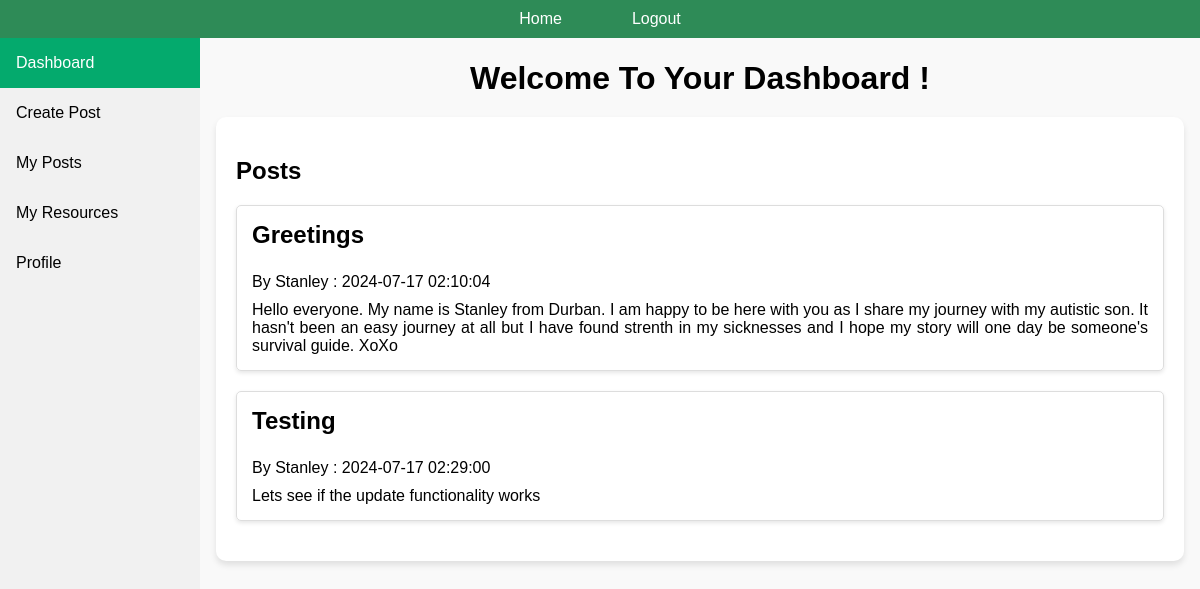
The page /dashboard (signed in) on the database its author committed.
### api/models.py (models this page shows, shortened)
class Post(db.Model):
	id = db.Column(db.Integer, primary_key=True)
	user_id = db.Column(db.Integer, db.ForeignKey('user.id'), nullable=False)
	content = db.Column(db.Text, nullable=False)
	title = db.Column(db.String(200), nullable=False)
	date_posted = db.Column(db.DateTime, nullable=False, default=datetime.utcnow)
	user = db.relationship('User', back_populates='posts')

class User(db.Model):
	__tablename__ = 'user'
	id = db.Column(db.Integer, primary_key=True)
	username = db.Column(db.String(150), nullable=False, unique=True)
	email = db.Column(db.String(150), nullable=False, unique=True)
	password = db.Column(db.String(150), nullable=False)
	city = db.Column(db.String(80), nullable=False)
	image_file = db.Column(db.String(20), nullable=False, default='default.jpg')
	posts = db.relationship('Post', back_populates='user', lazy='dynamic')
	resource = db.relationship('Resource', secondary=user_resource_association, back_populates='user')

### app.py (the view)
	@app.route('/dashboard')
	def dashboard():
		user_id = session.get('user_id')  # Get the user_id from the session
		username = session.get('username')
		email = session.get('email')
		if 'user_id' not in session:
			return redirect(url_for('login'))
		user = User.query.get(user_id)
		all_posts = Post.query.all()
		if not user:
			return redirect(url_for('login'))
		return render_template("dashboard.html", user=user, posts=all_posts)

### templates/dashboard.html (shortened to what this page needs)
<!DOCTYPE html>
<html lang="en">
<head>
    <link rel="stylesheet" href="{{ url_for('static', filename='css/dashboard.css') }}">
</head>
<body>
	<header>
    <nav>
		<ul>
        	<li> <a href="/">Home</a> </li>
        	<li> <a href="/logout">Logout</a> </li>
		</ul>
    </nav>
	</header>
	{% include 'sidebar.html' %}
    <div class="dashboard-container">
        <h1>Welcome To Your Dashboard {{ session['username'] }}!</h1>
        <div class="main-content">
			<h2>Posts</h2>
				{% for post in posts %}
					<div class='post'>
                    <h3> {{post.title }} </h3>
                    <p>By {{post.user.username}} : {{ post.date_posted.strftime('%Y-%m-%d %H:%M:%S') }}</p>
                    <p>{{post.content }} </p>
					</div>
                {% endfor %}
        </div>
    </div>
</body>
</html>

### static/css/dashboard.css (style rules this page uses)
body { font-family: Arial, sans-serif; background-color: #f9f9f9; margin: 0; padding: 0; }
header nav { width: 100%; background-color: seagreen; padding: 10px 0; }
header nav ul { list-style: none; display: flex; justify-content: center; padding: 0; margin: 0; }
header nav ul li { margin: 0 15px; }
header nav ul li a { color: white; text-decoration: none; padding: 10px 20px; border-radius: 5px; transition: background-color 0.2s; }
div.dashboard-container { margin-left: 200px; padding: 1px 16px; height: 1000px; }
h1 { text-align: center; margin-bottom: 20px; }
.main-content { background-color: white; padding: 20px; border-radius: 10px; box-shadow: 0 4px 6px rgba(0, 0, 0, 0.1); }
.post { margin-bottom: 20px; padding: 15px; border: 1px solid #ddd; border-radius: 5px; box-shadow: 0 2px 4px rgba(0, 0, 0, 0.1); text-align: justify; }
.post h3 { margin-top: 0; font-size: 1.5em; }
.post p { margin: 10px 0 0; }

### rows shown on the page
Post: title "Greetings", user.username "Stanley", date_posted "2024-07-17 02:10:04", content "Hello everyone. My name is Stanley from Durban. I am happy to be here with you as I share my journey with my autistic son. It hasn't been an easy journey at all but I have found strenth in my sicknesses and I hope my story will one day be someone's survival guide. XoXo"
Post: title "Testing", user.username "Stanley", date_posted "2024-07-17 02:29:00", content "Lets see if the update functionality works"
